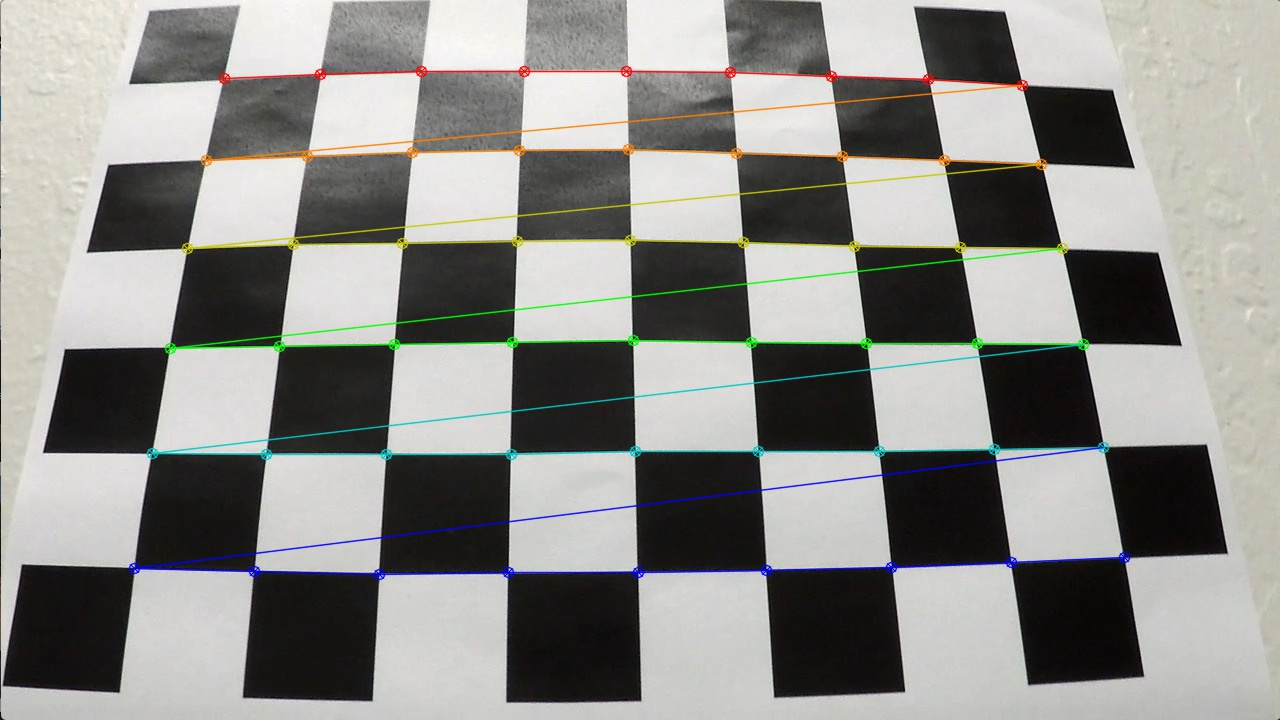
#> input picture camera_cal/corners_found/calibration3.jpg, 1280 x 720 px, found by its file name; its folder holds 4 pictures in this run; the run also reads 1 picture not shown here
$ jupyter execute --allow-errors frankkanis-Copy1.ipynb   (shell and % lines are left out)   (older library calls are emulated)
#> lines starting #> are read from the running program, lines starting #| are printed output that depends on the picture
# Project 4 - Advanced Lane Lines

## Steps:

1. Camera calibration
2. Distortion correction
3. Color/gradient threshold
4. Perspective transform
5. Detect lane lines
6. Determine the lane curvature

[cell 1]
#importing some useful packages
import matplotlib.pyplot as plt
import matplotlib.image as mpimg
import numpy as np
import cv2
import math
import glob
import pickle
from moviepy.editor import VideoFileClip

### 1. Camera calibration

[cell 2]
# Define a set of object points
objp = np.zeros((6*9, 3), np.float32)
objp[:,:2] = np.mgrid[0:9, 0:6].T.reshape(-1,2)

# Define arrays to store object (3D space) and image (2D space) points from imported images
objpoints = []
imgpoints = []

# print a list of calibration images
images = glob.glob('./camera_cal/calibration*.jpg')

# Iterate through the list, searching for chesseboard corners
for idx, fname in enumerate(images):
    img = cv2.imread(fname)
    gray = cv2.cvtColor(img, cv2.COLOR_BGR2GRAY)

    # Use cv2 to find chessboard corners
    ret, corners = cv2.findChessboardCorners(gray, (9,6), None)

    if ret == True:
        print('working on ', fname)
        objpoints.append(objp)
        imgpoints.append(corners)

        # Draw the found corners, save images to the output_images folder
        cv2.drawChessboardCorners(img, (9,6), corners, ret)
        write_name = 'corners_found' + str(idx) + '.jpg'
        cv2.imwrite('./output_images/chessboard_images/' + write_name, img)

# Load image for reference
img = cv2.imread('./camera_cal/calibration1.jpg')
#> (the rest of this cell did not finish here and is left out)

[cell 3]
# Plot an example of the calibration image and after finding corners

cal_img_3 = cv2.imread('./camera_cal/calibration3.jpg')
#> cal_img_3 is the input picture: shape (720, 1280, 3); mean B, G, R 137.4, 141.1, 141.3
foundlines_img_13 = cv2.imread('./output_images/chessboard_images/corners_found13.jpg')

f, (ax1, ax2) = plt.subplots(1, 2, figsize=(24, 9))
f.tight_layout()
ax1.imshow(cal_img_3)
ax1.set_title('Calibration image', fontsize=30)
ax2.imshow(foundlines_img_13, cmap='gray')
ax2.set_title('Calibration image with corners', fontsize=30)
plt.subplots_adjust(left=0., right=1, top=0.9, bottom=0.)
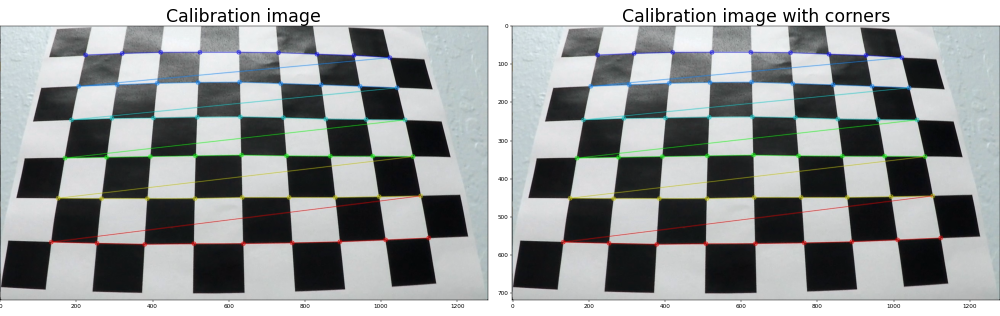
#> figure drawn by matplotlib, 2 panels; B, G, R data is drawn as R, G, B

### 2. Distortion correction

[cell 4]
# Load camera calibration data
pickle_data = pickle.load(open("camera_cal/calibration_pickle.p", "rb"))
#> (reads camera_cal/calibration_pickle.p from the repository)
mtx = pickle_data['mtx']
dist = pickle_data['dist']

# Load test images
test_image_filepaths = glob.glob('./test_images/*.jpg')
test_image_filenames = [f.split('\\')[-1] for f in test_image_filepaths]
test_images = [cv2.imread(f) for f in test_image_filepaths]

# Undistort images
undistort_images = [cv2.undistort(i, mtx, dist, None, mtx) for i in test_images]

### 3. Color/gradient threshold

[cell 5]
# [34 lines left out: functions abs_sobel_thresh, color_threshold, thresholdImage, not called in this run]

# Do thresholding
threshold_images = [thresholdImage(i) for i in undistort_images]

#> (a cell that did not finish here is left out)

### 4. Perspective transform

[cell 7]
# [16 lines left out: functions plotTransformImages, transformImage, not called in this run]

# Transformation coordinates
src = np.float32([[693, 455],[1075, 700],[230, 700],[588, 455]])
dst = np.float32([[950, 0],[950, 720],[250, 720],[250, 0]])

# Do transformation
transformed_images = [transformImage(i,src,dst) for i in threshold_images]

#> (a cell that did not finish here is left out)

### 5. Detect lane lines

[cell 9]
# [68 lines left out: functions debugPlot, findWindowCentroids, updateMask, getWindowOverlayImage, not called in this run]

def getLaneImages(images, window_width, window_rows):
#> called with window_width = 50, window_rows = 8
    output_images = []
    output_centroids = []
    for image in images:
        centroids = findWindowCentroids(image, window_width, window_rows)
        output_images.append(getWindowOverlayImage(image, centroids, window_width, window_rows))
        output_centroids.append(centroids)

    return output_images, output_centroids

# Detect lanes on all birds eye test images
detected_lane_images, detected_centroids = getLaneImages(transformed_images, 50, 8)

[cell 10]
print('Window and histogram example:')
#> (the rest of this cell did not finish here and is left out)

#> (a cell that did not finish here is left out)

### 6. Determine the lane curvature

[cell 12]
ym_per_pix = 30/720 # meters per pixel in y dimension
xm_per_pix = 3.7/700 # meters per pixel in x dimension

# [49 lines left out: functions textOverlay, drawLane, not called in this run]

lane_images = [drawLane(i, c, t) for i, c, t in zip(undistort_images, detected_centroids, transformed_images)]

#> (a cell that did not finish here is left out)

### 7. Video

[cell 14]
min_left_lane = []
max_left_lane = []
min_right_lane = []
max_right_lane = []

# [12 lines left out: function processImage, not called in this run]

input_video = './project_video.mp4'
output_video = './videos/out_project_video.mp4'

#> (the rest of this cell did not finish here and is left out)

[cell 15]
plt.plot(min_right_lane, label='min right line', color='red')
plt.plot(max_right_lane, label='max right line', color='black')
plt.plot(min_left_lane, label='min left line')
plt.plot(max_left_lane, label='max left line')
plt.title('centroids per frame')
plt.xlabel('frame')
plt.ylabel('x position')
plt.xlim([0,len(max_left_lane)])
plt.ylim([0,1800])
plt.legend(loc='upper right', prop={'size':8})
plt.show()
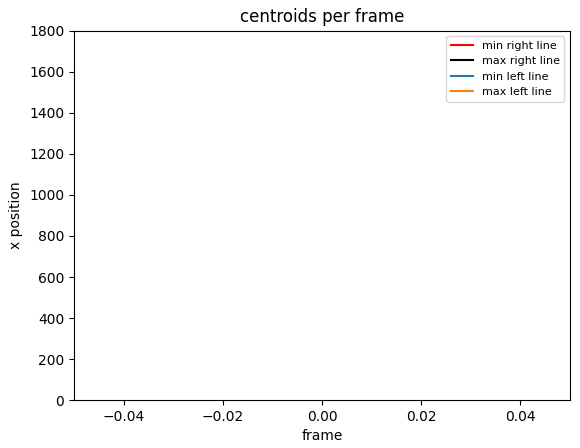
#> figure drawn by matplotlib, 1 panel

[cell 16]
min_left_lane = []
max_left_lane = []
min_right_lane = []
max_right_lane = []

start_centroid = [0, 0]
#> (the rest of this cell did not finish here and is left out)

[cell 17]
plt.plot(min_right_lane, label='min right line', color='red')
plt.plot(max_right_lane, label='max right line', color='black')
plt.plot(min_left_lane, label='min left line')
plt.plot(max_left_lane, label='max left line')
plt.title('centroids per frame')
plt.xlabel('frame')
plt.ylabel('x position')
plt.xlim([0,len(max_left_lane)])
plt.ylim([0,1800])
plt.legend(loc='upper right', prop={'size':8})
plt.show()

 ## 8. Challenge Videos

#> (a cell that did not finish here is left out)

#> (a cell that did not finish here is left out)

#> (a cell that did not finish here is left out)

#> (a cell that did not finish here is left out)

[cell 22]
detected_lane_images, detected_centroids = getLaneImages(transformed_images, 50, 8)
